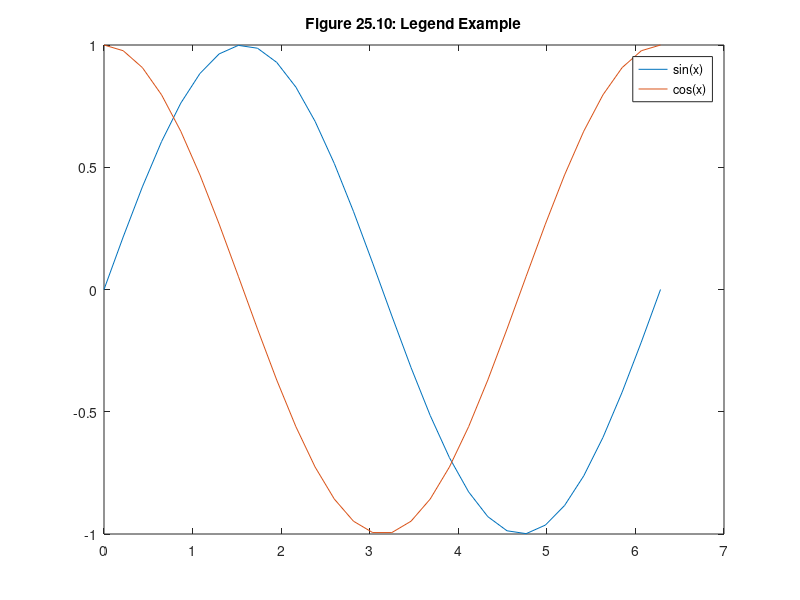

Write MATLAB code to recreate this figure.
% MATLAB Script: LegendExample.m

x = linspace(0,2*pi,30);
y = sin(x);
z = cos(x);
plot(x,y,x,z)
legend('sin(x)','cos(x)')
title('Figure 25.10: Legend Example')
